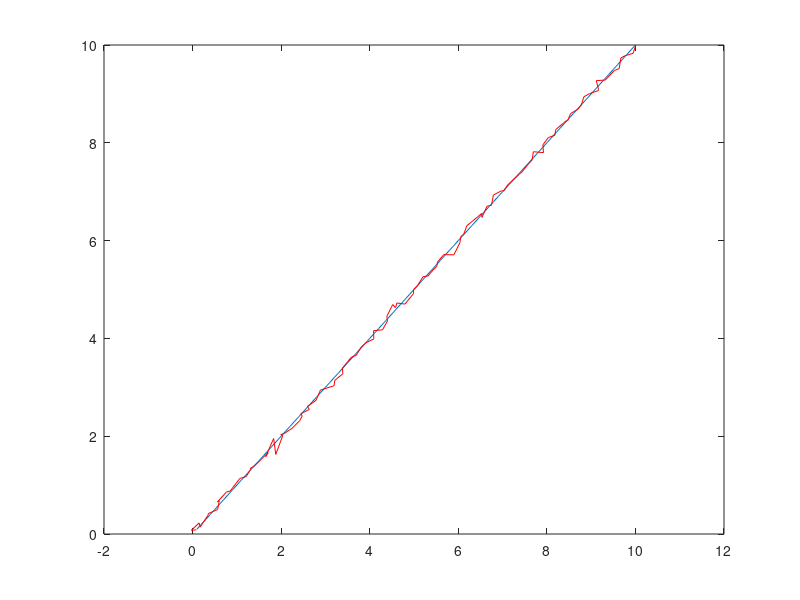

Recreate this plot in MATLAB.
% HOP 2014
% Unscented Kalman Filter

% Constants
steps = 100; % Number of timesteps
Nx = 6;
kappa = 2;
alpha = 1e-3;
beta = 0;
Fs = 1e3;
deltaT = 1 / Fs;
var_u = 1 * eye(Nx/2); % Noise variance on prediction: 1m
std_meas = 5/1e2; % Standard deviation on measurement 5cm

% Anchor points
Na = 4;
a1 = [0,0,20];
a2 = [20,0,0];
a3 = [0,20,0];
a4 = [20,20,20];
a5 = [0,0,0];
a6 = [0,20,20];
a7 = [20,0,20];
a8 = [20,20,0];
anch = [a1; a2; a3; a4];

% Movement and measurements
pos = [1:steps; 1:steps; zeros(1,steps)] / 10;
estimate = zeros(Nx,steps);

z = zeros(steps, Na);
for i = 1:steps
    for j = 1:Na
        z(i,j) = norm(pos(:,i)' - anch(j,:));
    end
end

% Assume start at (0,0,0) at 0 velocity
prevX = zeros(Nx, 1);
X = zeros(Nx, 1);

var = 0.005 * eye(Nx);


% N = 6 => 13 sigma points
sigma = zeros(2*Nx + 1, Nx);

% Weights
Wm = ones(1, 2*Nx + 1);
Wc = ones(1, 2*Nx + 1);

Wm = 1/(2*(Nx + kappa)) * Wm;
Wc = 1/(2*(Nx + kappa)) * Wc;

Wm(1) = kappa/(Nx + kappa);
Wc(1) = kappa/(Nx + kappa) + (1 - alpha^2 + beta);

% Assume function F to be linear
F = eye(Nx);
for i = 1:Nx/2
    F(i, Nx/2 + i) = deltaT;
end

Gup = eye(Nx/2) * deltaT^2/2;
Glo = eye(Nx/2) * deltaT;
G = [Gup; Glo];

Z = zeros(Na, 2*Nx + 1);

R = std_meas^2 * eye(Na);

for k = 1:steps
    % Calculate sigmapoints
    sigma(1, :) = prevX';
       
    %best benaderende definiete want door de ruis kan er geen enkele
    %oplossing perfect zijn
    [evec,eival]=eig(var);
    eival(eival<0)=eps;
    newvar=evec*eival*evec';

    %dbstop if error
    root = sqrt(Nx + kappa) * chol(newvar, 'lower');
    for i = 2:Nx+1
       sigma(i, :) = prevX' + root(i-1, :);
       sigma(Nx + i, :) = prevX' - root(i-1, :);
    end
    
    % Prediction
    mkmin = F * prevX;
    Pkmin = F * var * F' + G * var_u * G';
    
    % Measurement update
    Y = F * sigma';
    for i = 1:Na
       for j = 1:2*Nx+1
        Z(i,j) = norm(sigma(j,1:3) - anch(i,:));
       end
    end
    
    Z = Z + std_meas * randn(Na, 2*Nx+1);
    
    Ef = mkmin;
    Eh = Wm * Z';
    
    cov_fh = zeros(Nx, Na);
    for i = 1:2*Nx+1
        cov_fh = cov_fh + Wc(i) * (Y(:,i) - Ef) * (Z(:,i) - Eh')';
    end
    
    varh = zeros(Na,Na);
    for i = 1:2*Nx+1
        varh = varh + Wc(i) * (Z(:,i) - Eh')' * (Z(:,i) - Eh');
    end
    
    K = cov_fh / (varh + R);
    mu = Eh;
    mk = mkmin + K * (z(k,:) - mu)';
    Pk = Pkmin - K * (varh + R) * K';
    
    % Update var and prevX
    prevX = mk;
    estimate(:,k) = mk;
    var = Pk;
end

plot(pos(1,:),pos(2,:))
hold on;
plot(estimate(1,:),estimate(2,:),'r')
